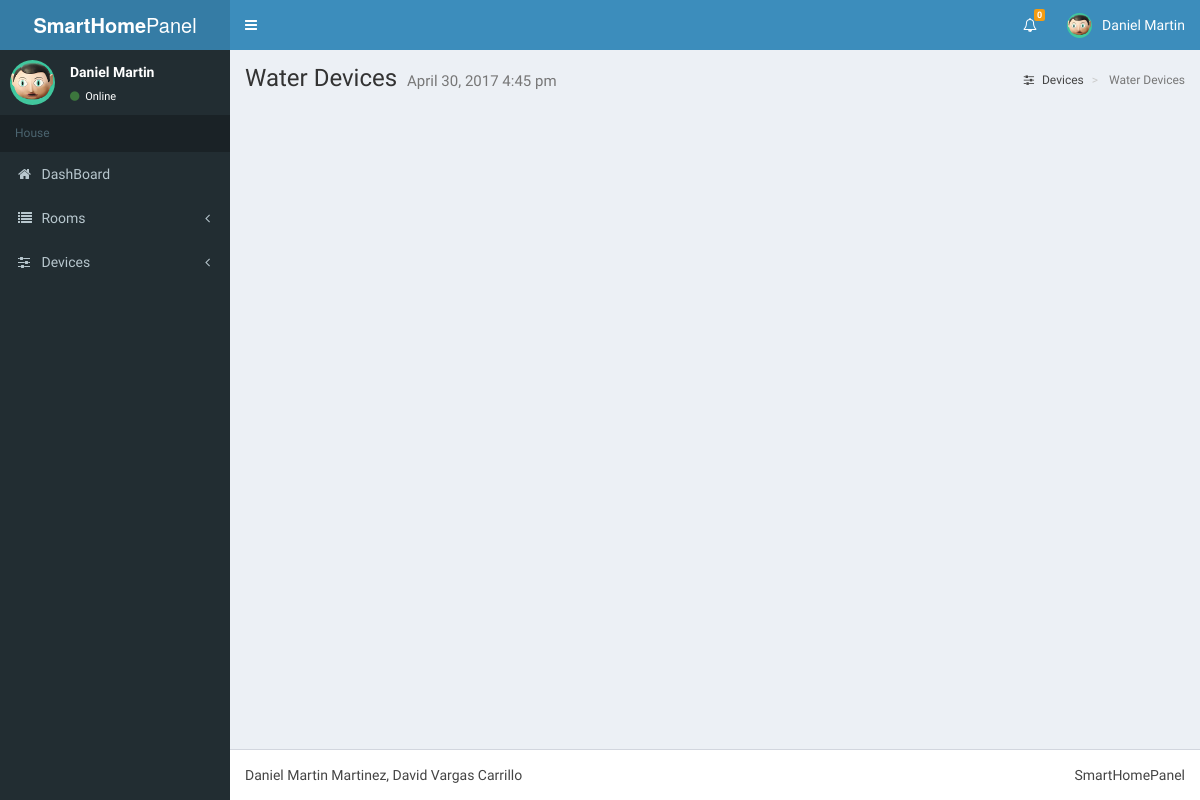
Page /content/device/device_controller.php?type=1 on the earlier database version.
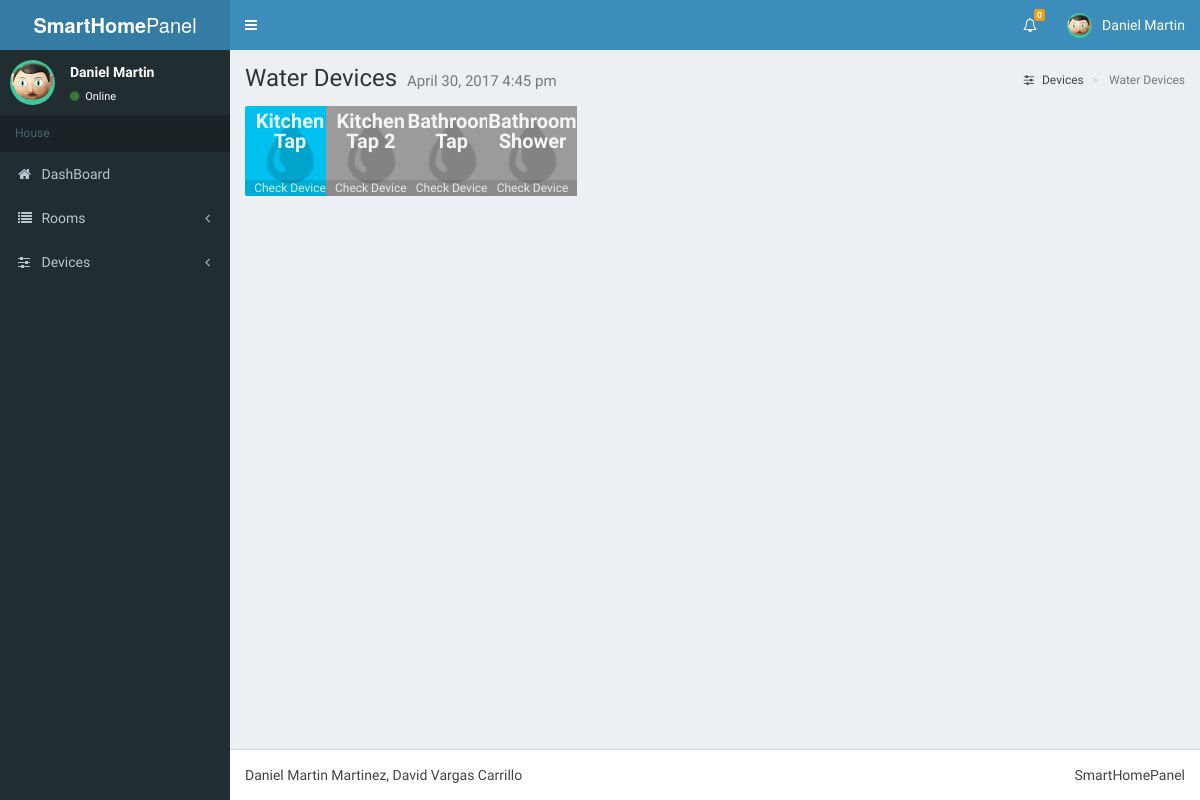
Same page on the later database version.
### tables this page shows
CREATE TABLE `device` (
  `id` int(11) NOT NULL,
  `type` int(11) NOT NULL,
  `name` varchar(50) NOT NULL,
  `consumption` double NOT NULL,
  `RoomID` int(11) NOT NULL,
  `state` tinyint(1) DEFAULT NULL,
  `temperature` int(11) NOT NULL
);

### content/device/device_controller.php (called while the page is built, shortened)
<?php
		require_once("device_model.php");
		require_once("../connector/connection.php");
		require_once("../menus/header.php");
		require_once("device_view.php");
		require_once("../menus/footer.php");
?>

### content/connector/connection.php (called while the page is built)
<?php
	class Connector{
		public static function DBConnection(){
			$usuario = "root";
			$pass = "";
			$host = "localhost";
			$dbname = "smarthousepanel";
			$mdb = new PDO("mysql:host=" . $host . ";dbname=" . $dbname, $usuario, $pass,array(PDO::MYSQL_ATTR_INIT_COMMAND => "SET NAMES utf8"));
			return $mdb;
		}
	}
?>

### content/device/device_model.php (the view, shortened to what this page needs)
<?php
	class Device {
		function Device() {
			$this->mbd=Connector::DBConnection();
		}
		public function printDevices($elec_type) {
			if($elec_type == 4){
				$sentence = "SELECT * FROM device";
			}else{
				$sentence = "SELECT * FROM device WHERE type=" . $elec_type;
			}
			foreach ($this->mbd->query($sentence) as $row) {
				echo
				"<div class='col-md-1 col-sm-6 col-xs-4'>
				<div class='bg-aqua'>
				<span class='info-box-icon back" . $row['type']; if(!$row['state']){echo " device-off";}; echo "'><p class='device-name'><a href=device_controller.php?type=". $row['type'] ."&seton=" . $row['id'] .  ">" .  $row['name'] . "</a></p>
					<button type='button' class='small-box-footer-own' data-toggle='modal' data-target='#DevicePModal'
					data-ip='" . $row['id']  ."'
					data-Comp='". $row['consumption'] ."'
					data-State='"; if($row['state'] == 1){echo "Device is ON";}else{echo "Device is OFF";} echo "'
					Data-room='"; if($row['RoomID'] == 1){ echo "Kitchen"; }else if($row['RoomID'] == 2){echo "Living Room";} echo "'
					 data-whatever='".$row['name'] . "'>
					Check Device</button>".
				"
				</span>
				</div>
				</div>";
			}
		}
	}
?>

### content/menus/header.php (shortened to what this page needs)
<!DOCTYPE html>
<html>
<?php
if(isset($home)){
  $var = "'";
  require_once("content/connector/connection.php");
  require_once("content/room/room_model.php");
  require_once("content/device/device_model.php");
  require_once("content/events/evento.php");
  require_once("content/events/notes.php");
  require_once("content/events/widget-graph.php");
}else{
  $var="'" . "../../";
  require_once("../connector/connection.php");
  require_once("../device/device_model.php");
  require_once("../events/notes.php");
}
  $notesController = new Note();
?>
<head>
  <link rel="stylesheet" href=<?php echo $var ?>assets/bootstrap/css/bootstrap.min.css<?php echo "'";?> >
  <link rel="stylesheet" href="https://cdnjs.cloudflare.com/ajax/libs/font-awesome/4.5.0/css/font-awesome.min.css">
  <link rel="stylesheet" href="https://cdnjs.cloudflare.com/ajax/libs/ionicons/2.0.1/css/ionicons.min.css">
  <link rel="stylesheet" href=<?php echo $var ?>assets/dist/css/AdminLTE.min.css<?php echo "'";?>>
  <link rel="stylesheet" href=<?php echo $var ?>assets/dist/css/skins/skin-blue.min.css<?php echo "'";?>>
  <link rel="stylesheet" href=<?php echo $var ?>css/style.css<?php echo "'";?>>
  <link rel="stylesheet" href=<?php echo $var ?>css/weather.css<?php echo "'";?>>
  <link rel="stylesheet" href=<?php echo $var ?>css/widget-chart.css<?php echo "'";?>>
</head>
<body class="hold-transition skin-blue sidebar-mini">
<div class="wrapper">
  <header class="main-header">
    <a href=<?php echo $var; ?>index.php<?php echo "'";?> class="logo">
      <span class="logo-lg"><b>SmartHome</b>Panel</span>
    </a>
    <nav class="navbar navbar-static-top" role="navigation">
      <a href="#" class="sidebar-toggle" data-toggle="offcanvas" role="button">
      </a>
      <div class="navbar-custom-menu">
        <ul class="nav navbar-nav">
          <li class="dropdown notifications-menu">
            <a href="#" class="dropdown-toggle" data-toggle="dropdown">
              <i class="fa fa-bell-o"></i>
              <span class="label label-warning"><?php  $notesController->getTotalNotes();  ?></span>
            </a>
          </li>
          <li class="dropdown user user-menu">
            <a href="#" class="dropdown-toggle" data-toggle="dropdown">
              <img src=<?php echo $var ?>images/avatar.png<?php echo "'";?> class="user-image" alt="User Image">
              <span class="hidden-xs">Daniel Martin</span>
            </a>
          </li>
        </ul>
      </div>
    </nav>
  </header>
  <aside class="main-sidebar">
    <section class="sidebar">
      <div class="user-panel">
        <div class="pull-left image">
          <img src=<?php echo $var ?>images/avatar.png<?php echo "'";?> class="img-circle" alt="User Image">
        </div>
        <div class="pull-left info">
          <p>Daniel Martin</p>
          <a href="#"><i class="fa fa-circle text-success"></i> Online</a>
        </div>
      </div>
      <ul class="sidebar-menu">
        <li class="header">House</li>
        <li class=""><a href=<?php echo $var ?>index.php<?php echo "'";?> ><i class="fa fa-home"></i> <span>DashBoard</span></a></li>
        <li class="treeview">
          <a href="#"><i class="fa  fa-list"></i> <span>Rooms</span>
            <span class="pull-right-container">
              <i class="fa fa-angle-left pull-right"></i>
            </span>
          </a>
        </li>
        <li class="treeview">
          <a href="#"><i class="fa   fa-sliders"></i> <span>Devices</span>
            <span class="pull-right-container">
              <i class="fa fa-angle-left pull-right"></i>
            </span>
          </a>
        </li>
      </ul>
    </section>
  </aside>

### content/events/notes.php (shortened to what this page needs)
<?php
	class Note {
		function Note() {
			$this->mbd=Connector::DBConnection();
		}
		public function getTotalNotes() {
			$sentence =  $this->mbd->prepare("SELECT * FROM notas");
			$sentence->execute();
			$cuenta = $sentence->rowCount();
			echo $cuenta;
		}
	}
 ?>

### content/device/device_view.php
<div class="content-wrapper">
  <section class="content-header">
    <h1>
     <?php
      if($_GET['type'] == 2){$type = "Power"; }else if($_GET['type'] == 3){$type = "Heating";}else if($_GET['type'] == 1){$type = "Water";} else if($_GET['type'] == 4){ $type = "All";};
      echo $type . " Devices";
      ?>
      <small><?php $hoy = date("F j, Y  g:i a"); echo $hoy; ?></small>
    </h1>
    <ol class="breadcrumb">
      <li><a href="#"><i class="fa fa-sliders"></i> Devices</a></li>
      <li class="active"> <?php  echo $type . " Devices"; ?></li>
    </ol>
  </section>
  <section class="content">
<div class="row">
   <?php $deviceController->printDevices($_GET['type']); ?>
  </div>
  </section>
</div>

### content/menus/footer.php (shortened to what this page needs)
  <footer class="main-footer">
    <div class="pull-right hidden-xs">
     SmartHomePanel
    </div>
    Daniel Martin Martinez, David Vargas Carrillo
  </footer>
</div>
</body>
</html>

### css/style.css (style rules this page uses)
.back1 { background-color: #00c0ef !important; background-image: url("../images/drop.png"); background-position:center; }
.device-off { -webkit-filter: grayscale(100%); filter: grayscale(100%); }
.device-name { font-size: 20px; font-weight: bold; line-height: 20px; padding-top: 5px; opacity: 0.9; }
.device-name>a { color: white; }
.small-box-footer-own { text-align: center; padding: 3px 0; color: #fff; color: rgba(255,255,255,0.8); display: block; z-index: 10; background: rgba(0,0,0,0.1); text-decoration: none; font-size: 12px; line-height: 10px; bottom: 0; width: 100%; margin-top: 29px; border: 0; box-shadow:none; border-radius: 0px; }

Differences in the rows shown:
now on this page (row edited): device: name "Kitchen Tap"
added device: name "Kitchen Tap 2"
added device: name "Bathroom Tap"
added device: name "Bathroom Shower"
